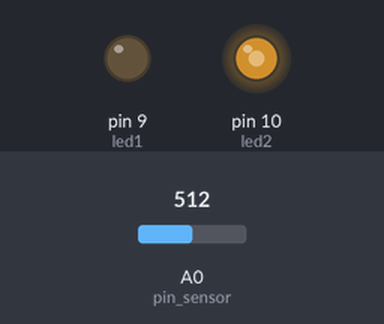
Simulated run of this sketch. Board: Arduino Uno, built with avr-gcc and run on an emulated ATmega328P. Shown: output pins drawn as LEDs (lit = HIGH). The test bench sets the inputs (shaded band); at power-on: A0 (pin_sensor) = 512.

Above: at 1.2 s.
1.3 s: A0 (pin_sensor) set to 716
At 2.0 s:
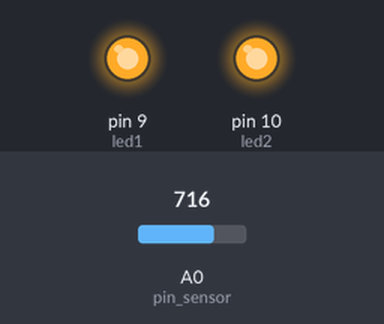
2.8 s: A0 (pin_sensor) set to 685
At 3.1 s:
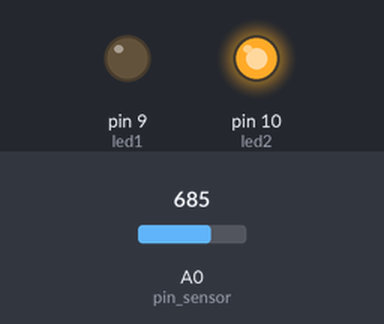
4.3 s: A0 (pin_sensor) set to 306
At 5.5 s:
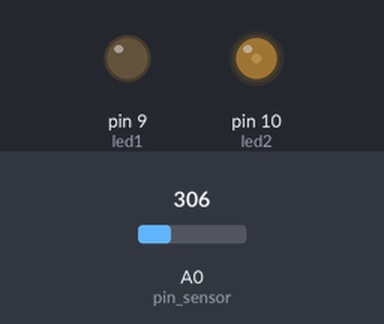
5.8 s: A0 (pin_sensor) set to 900
At 6.6 s:
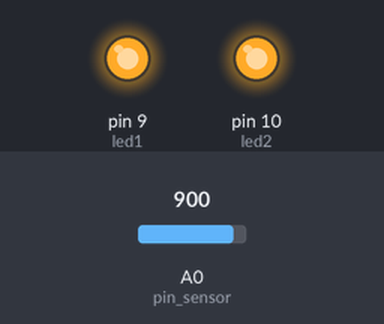
7.3 s: A0 (pin_sensor) set to 122
At 7.8 s:
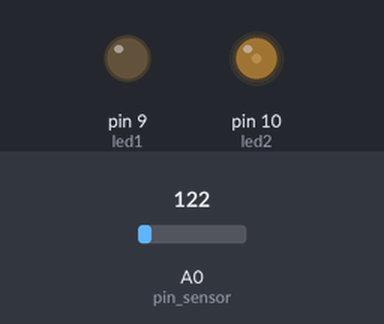
Timing chart, 0 to 9.8 s (numbered marks = the images above; inputs shaded):
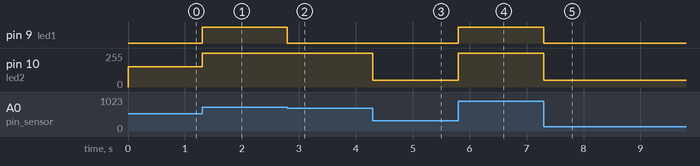

Measured:
- the behaviour switches between 694 and 693 on A0 (pin_sensor) (found by bisection; images 1 and 2)
- after the input at 1.3 s, pin 9 (led1): LOW → HIGH at once; pin 10 (led2): 153/255 → 255/255 at once
- after the input at 2.8 s, pin 9 (led1): HIGH → LOW at once
- after the input at 4.3 s, pin 10 (led2): 255/255 → 51/255 at once
- after the input at 5.8 s, pin 9 (led1): LOW → HIGH at once; pin 10 (led2): 51/255 → 255/255 at once
- after the input at 7.3 s, pin 9 (led1): HIGH → LOW at once; pin 10 (led2): 255/255 → 51/255 at once

The sketch:

16_instrucoes_para_2_leds_potenciometro_tarefa_7.ino
```cpp
//16 instruçõe para 2 leds com potenciometro
int led1 = 9;
int led2 = 10;
int pin_sensor = A0;
int valor_sensor = 0;


int temperatura = 0;
int potencia = 0;
bool estadoled = LOW;

void setup() {
  pinMode(pin_sensor, INPUT);
  pinMode(led1, OUTPUT);
  pinMode(led2, OUTPUT);
  Serial.begin(115200);
}

void loop() {
  valor_sensor = analogRead(pin_sensor);
  temperatura = map(valor_sensor, 0, 1023, 0, 90);

  unsigned long tempoAtual = millis();

  if (temperatura < 30) {
    analogWrite(led2, 51);
    digitalWrite(led1, 0);
  }
  else if (30 <= temperatura && temperatura <= 60) {
  potencia = map(temperatura, 30, 60, 51, 255);
  analogWrite(led2, potencia);
  digitalWrite(led1, 0);
    }
  else if (temperatura > 60) {
    digitalWrite(led1, 1);
    analogWrite(led2, 255);
  }
}
```
